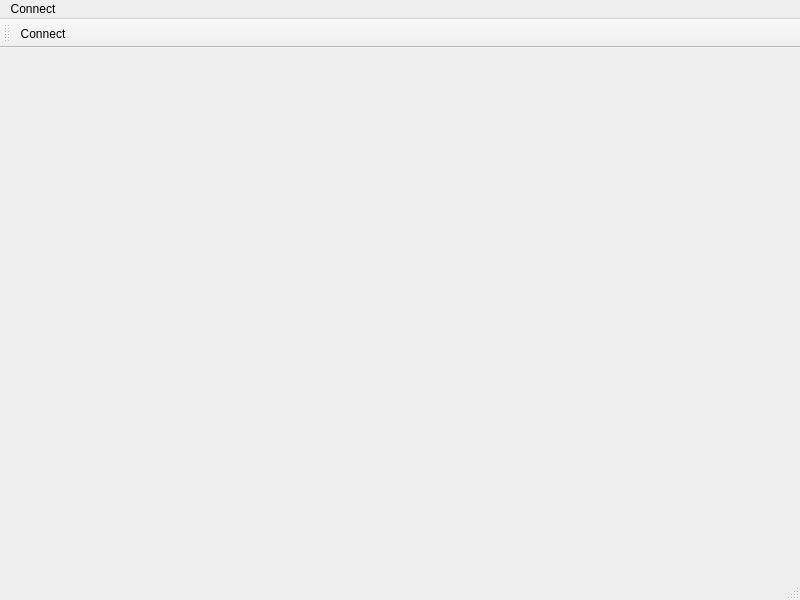
<?xml version="1.0" encoding="UTF-8"?>
<ui version="4.0">
 <class>MainWindow</class>
 <widget class="QMainWindow" name="MainWindow">
  <property name="geometry">
   <rect>
    <x>0</x>
    <y>0</y>
    <width>800</width>
    <height>600</height>
   </rect>
  </property>
  <property name="windowTitle">
   <string>SSV Programming Station</string>
  </property>
  <widget class="QWidget" name="centralwidget"/>
  <widget class="QMenuBar" name="menubar">
   <property name="geometry">
    <rect>
     <x>0</x>
     <y>0</y>
     <width>800</width>
     <height>21</height>
    </rect>
   </property>
   <widget class="QMenu" name="menuConnect">
    <property name="title">
     <string>Connect</string>
    </property>
    <addaction name="actionConnect"/>
   </widget>
   <addaction name="menuConnect"/>
  </widget>
  <widget class="QStatusBar" name="statusbar"/>
  <widget class="QToolBar" name="toolBar">
   <property name="windowTitle">
    <string>toolBar</string>
   </property>
   <attribute name="toolBarArea">
    <enum>TopToolBarArea</enum>
   </attribute>
   <attribute name="toolBarBreak">
    <bool>false</bool>
   </attribute>
   <addaction name="actionConnect"/>
  </widget>
  <action name="actionConnect">
   <property name="text">
    <string>Connect</string>
   </property>
  </action>
 </widget>
 <resources/>
 <connections/>
</ui>
